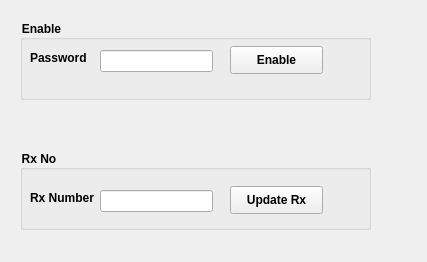
<?xml version="1.0" encoding="UTF-8"?>
<ui version="4.0">
 <class>RxDialog</class>
 <widget class="QWidget" name="RxDialog">
  <property name="geometry">
   <rect>
    <x>0</x>
    <y>0</y>
    <width>427</width>
    <height>262</height>
   </rect>
  </property>
  <property name="minimumSize">
   <size>
    <width>427</width>
    <height>262</height>
   </size>
  </property>
  <property name="maximumSize">
   <size>
    <width>427</width>
    <height>262</height>
   </size>
  </property>
  <property name="windowTitle">
   <string>Form</string>
  </property>
  <widget class="QGroupBox" name="groupBox">
   <property name="geometry">
    <rect>
     <x>20</x>
     <y>20</y>
     <width>351</width>
     <height>80</height>
    </rect>
   </property>
   <property name="styleSheet">
    <string notr="true">font:bold;</string>
   </property>
   <property name="title">
    <string>Enable</string>
   </property>
   <widget class="QLabel" name="label_2">
    <property name="geometry">
     <rect>
      <x>10</x>
      <y>30</y>
      <width>71</width>
      <height>16</height>
     </rect>
    </property>
    <property name="text">
     <string>Password</string>
    </property>
   </widget>
   <widget class="QLineEdit" name="PasswordRx">
    <property name="geometry">
     <rect>
      <x>80</x>
      <y>30</y>
      <width>113</width>
      <height>22</height>
     </rect>
    </property>
   </widget>
   <widget class="QPushButton" name="EnableRx">
    <property name="geometry">
     <rect>
      <x>210</x>
      <y>26</y>
      <width>93</width>
      <height>28</height>
     </rect>
    </property>
    <property name="text">
     <string>Enable</string>
    </property>
   </widget>
  </widget>
  <widget class="QGroupBox" name="groupBox_2">
   <property name="geometry">
    <rect>
     <x>20</x>
     <y>150</y>
     <width>351</width>
     <height>80</height>
    </rect>
   </property>
   <property name="styleSheet">
    <string notr="true">font:bold;</string>
   </property>
   <property name="title">
    <string>Rx No</string>
   </property>
   <widget class="QLabel" name="label">
    <property name="geometry">
     <rect>
      <x>10</x>
      <y>40</y>
      <width>71</width>
      <height>16</height>
     </rect>
    </property>
    <property name="text">
     <string>Rx Number</string>
    </property>
   </widget>
   <widget class="QLineEdit" name="RxNumber">
    <property name="geometry">
     <rect>
      <x>80</x>
      <y>40</y>
      <width>113</width>
      <height>22</height>
     </rect>
    </property>
   </widget>
   <widget class="QPushButton" name="UpdateRx">
    <property name="geometry">
     <rect>
      <x>210</x>
      <y>36</y>
      <width>93</width>
      <height>28</height>
     </rect>
    </property>
    <property name="text">
     <string>Update Rx</string>
    </property>
   </widget>
  </widget>
 </widget>
 <resources/>
 <connections/>
</ui>
